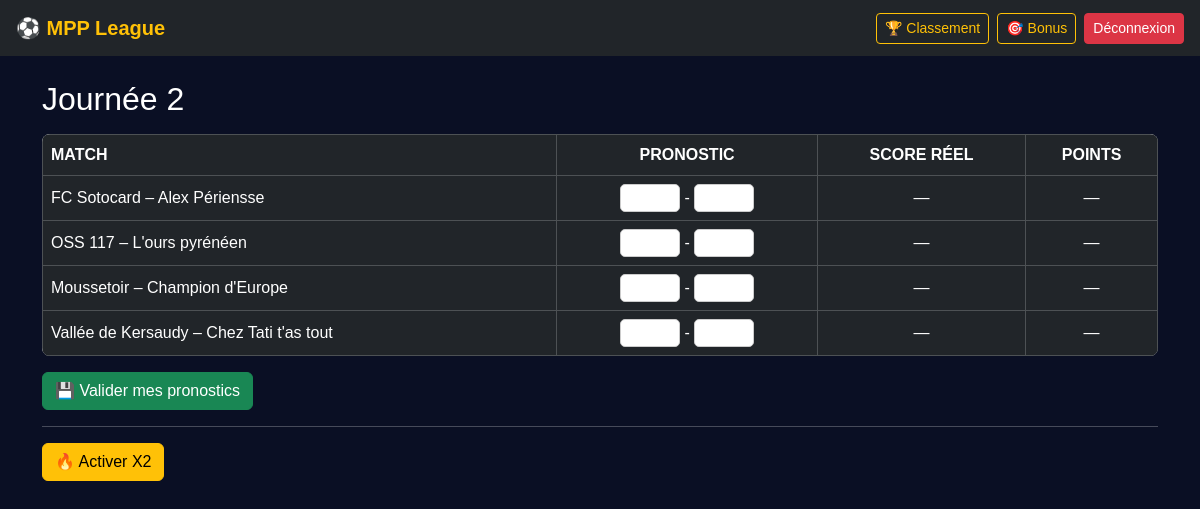
The app's page /journee/2 (signed in) with its own data.
### tables this page shows
CREATE TABLE journees (
    id INTEGER PRIMARY KEY AUTOINCREMENT,
    nom TEXT,
    date_debut TEXT,
    verrou TEXT,
    mail_rappel_envoye INTEGER DEFAULT 0,
    mail_verrou_envoye INTEGER DEFAULT 0
);

CREATE TABLE matchs (
    id INTEGER PRIMARY KEY AUTOINCREMENT,
    journee_id INTEGER,
    equipe_dom TEXT,
    equipe_ext TEXT
);

### app.py (the view, shortened to what this page needs)
@app.route("/journee/<int:jid>", methods=["GET", "POST"])
@login_required
def journee(jid):
    conn = db()
    journee = conn.execute(
        "SELECT * FROM journees WHERE id=?",
        (jid,)
    ).fetchone()
    if not journee:
        return "Journée introuvable", 404
    verrouille = now() >= datetime.fromisoformat(journee["verrou"])
    rows = conn.execute("""
    SELECT
        m.id AS match_id,
        m.equipe_dom,
        m.equipe_ext,
        p.score_dom AS prono_dom,
        p.score_ext AS prono_ext,
        r.score_dom AS real_dom,
        r.score_ext AS real_ext,
        CASE
            WHEN r.score_dom IS NULL THEN NULL

            -- 3 pts : score exact
            WHEN p.score_dom = r.score_dom
            AND p.score_ext = r.score_ext
            THEN 3

            -- 2 pts : bonne différence de buts
            WHEN (p.score_dom - p.score_ext) = (r.score_dom - r.score_ext)
            THEN 2

            -- 1 pt : bonne issue (victoire / nul / défaite)
            WHEN (p.score_dom - p.score_ext) * (r.score_dom - r.score_ext) > 0
                OR (p.score_dom = p.score_ext AND r.score_dom = r.score_ext)
            THEN 1

            ELSE 0
        END AS points
    FROM matchs m
    LEFT JOIN pronos p
        ON p.match_id = m.id AND p.user_id = ?
    LEFT JOIN results r
        ON r.match_id = m.id
    WHERE m.journee_id = ?
    ORDER BY m.id
    """, (session["user_id"], jid)).fetchall()
    x2_current = conn.execute("""
        SELECT 1 FROM x2 WHERE user_id=? AND journee_id=?
    """, (session["user_id"], jid)).fetchone()
    x2_other = conn.execute("""
        SELECT j.id, j.nom
        FROM x2 x
        JOIN journees j ON j.id = x.journee_id
        WHERE x.user_id=? AND x.journee_id != ?
    """, (session["user_id"], jid)).fetchone()
    x2_mult = 2 if x2_current else 1
    return render_template(
        "journee.html",
        journee=journee,
        matchs=rows,
        verrouille=verrouille,
        x2_current=x2_current,
        x2_other=x2_other,
        x2_mult=x2_mult
    )

### app.py (called while the page is built)
def db():
    conn = sqlite3.connect(DB)
    conn.row_factory = sqlite3.Row
    return conn

def now():
    return datetime.now()

def login_required(f):
    @wraps(f)
    def wrap(*args, **kwargs):
        if "user_id" not in session:
            return redirect("/login")
        return f(*args, **kwargs)
    return wrap

### templates/journee.html (shortened to what this page needs)
{% extends "layout.html" %}
{% block content %}
<h2 class="text-white mb-3">{{ journee.nom }}</h2>
<form method="post">
<table class="table table-dark table-bordered align-middle">
<thead>
<tr>
    <th>Match</th>
    <th class="text-center">Pronostic</th>
    <th class="text-center">Score réel</th>
    <th class="text-center">Points</th>
</tr>
</thead>
<tbody>
{% for m in matchs %}
<tr
>
    <td>{{ m.equipe_dom }} – {{ m.equipe_ext }}</td>
    <td class="text-center">
        <input type="number" min="0" name="dom_{{ m.match_id }}"
               value="{{ m.prono_dom if m.prono_dom is not none }}"
               {% if verrouille %}disabled{% endif %} style="width:60px;">
        -
        <input type="number" min="0" name="ext_{{ m.match_id }}"
               value="{{ m.prono_ext if m.prono_ext is not none }}"
               {% if verrouille %}disabled{% endif %} style="width:60px;">
    </td>
    <td class="text-center">
        {% if m.real_dom is not none %}
            {{ m.real_dom }} - {{ m.real_ext }}
        {% else %}
            —
        {% endif %}
    </td>
    <td class="text-center">
        {% if m.points is not none %}
            <span class="fw-bold">{{ m.points * x2_mult }}</span>
        {% else %}
            —
        {% endif %}
    </td>
</tr>
{% endfor %}
</tbody>
</table>
{% if not verrouille %}
<button class="btn btn-success">💾 Valider mes pronostics</button>
{% else %}
<div class="alert alert-secondary">Pronostics verrouillés</div>
{% endif %}
</form>
<hr>
{% if not x2_current and not x2_other and not verrouille %}
<form method="post" action="/x2/on/{{ journee.id }}">
    <button class="btn btn-warning">🔥 Activer X2</button>
</form>
{% elif x2_other %}
<div class="alert alert-secondary">
    Bonus X2 déjà utilisé sur {{ x2_other.nom }}
</div>
{% endif %}
{% endblock %}

### static/style.css (style rules this page uses)
body { background: #0a0f24 url('/static/football-bg.jpg') center/cover no-repeat; color: #f8f9fa; font-family: 'Montserrat', sans-serif; }
table { background: rgba(255,255,255,0.85); color: #000; border-radius: 8px; overflow: hidden; }
table th { background: #1e3a8a; color: #fff; text-transform: uppercase; }
table td { padding: 8px; font-weight: 500; }
input, select { border-radius: 5px; border: 1px solid #ccc; }

### records on screen
journees: nom "Journée 2"
matchs: equipe_dom "FC Sotocard", equipe_ext "Alex Périensse"
matchs: equipe_dom "OSS 117", equipe_ext "L'ours pyrénéen"
matchs: equipe_dom "Moussetoir", equipe_ext "Champion d'Europe"
matchs: equipe_dom "Vallée de Kersaudy", equipe_ext "Chez Tati t'as tout"
